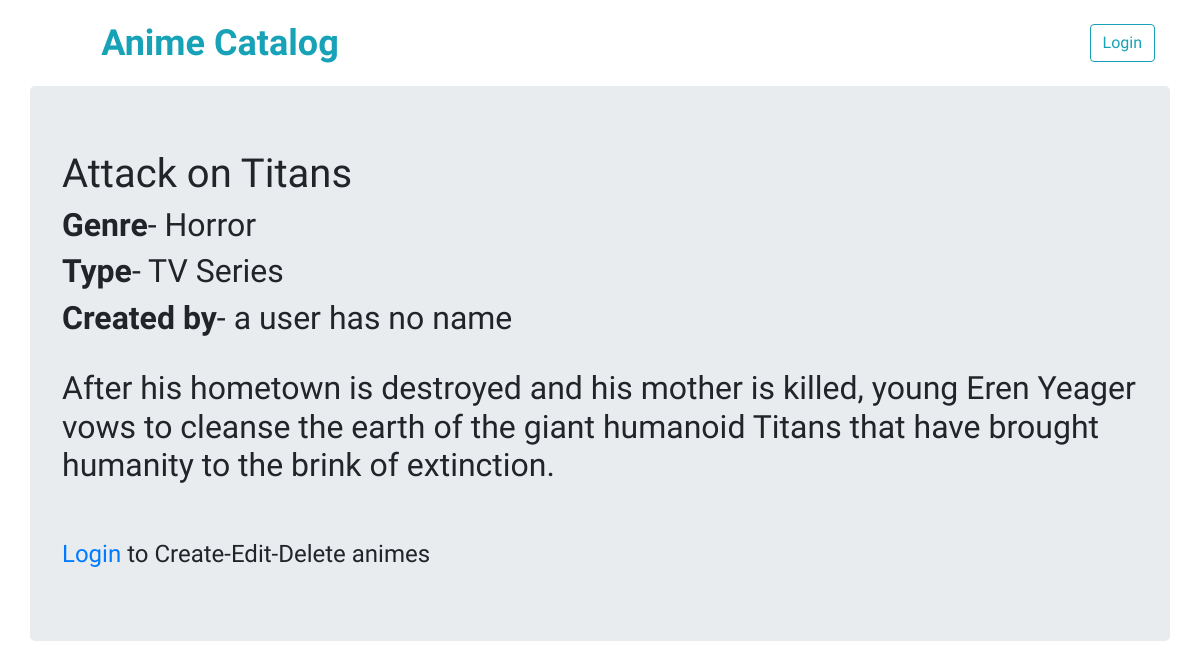
The page /showAnime/24 on the database its author committed.
### app.py (models this page shows, shortened)
class Anime(db.Model):
        id = db.Column(db.Integer, primary_key=True)
        name = db.Column(db.String(20), nullable=False)
        atype = db.Column(db.String(20), nullable=False)
        description = db.Column(db.String(400), nullable=False)
        genre_id = db.Column(db.Integer, db.ForeignKey('genre.id'))
        user_id = db.Column(db.Integer, db.ForeignKey('user.id'))

class Genre(db.Model):
        id = db.Column(db.Integer, primary_key=True)
        name = db.Column(db.String(20), nullable=False)
        description = db.Column(db.String(400), nullable=False)
        anime = db.relationship('Anime', backref='genre')

class User(db.Model):
        id = db.Column(db.Integer, primary_key=True)
        name = db.Column(db.String(100))
        email = db.Column(db.String(100), unique=True, nullable=False)
        anime = db.relationship('Anime', backref='user')

### app.py (the view)
@app.route('/showAnime/<int:anime_id>')
def showAnime(anime_id):
    anime = Anime.query.filter_by(id=anime_id).one()
    return render_template("ShowAnime.html", anime=anime)

### templates/ShowAnime.html (shortened to what this page needs)
{% extends 'layout.html' %}
{% block body %}
<h1>{{anime.name}}</h1>
<h2><strong>Genre</strong>- {{ anime.genre.name }}</h2>
<h2><strong>Type</strong>- {{ anime.atype }}</h2>
<h2><strong>Created by</strong>- {{ anime.user.name }}</h2>
<h2>{{anime.description}}</h2>
{% if 'username' in session: %}
<a href="{{url_for('edit_anime', anime_id = anime.id)}}" class="btn btn-outline-info btn-lg main-font" role="button">Edit Anime</a>
<a href="{{url_for('delete_anime', anime_id = anime.id)}}" class="btn btn-outline-info btn-lg main-font" role="button">Delete Anime</a>
      {% else %}
      <h4><a href="/login">Login</a> to Create-Edit-Delete animes</h4>
      {% endif %}
      {% endblock %}

### static/anime_catalog.css (style rules this page uses)
h1, h2, h3, h4, h5, h6 { font-family: 'Gamja Flower', cursive; }

### rows shown on the page
Anime: name "Attack on Titans", atype "TV Series", description "After his hometown is destroyed and his mother is killed, young Eren Yeager vows to cleanse the earth of the giant humanoid Titans that have brought humanity to the brink of extinction."
Genre: genre.name "Horror"
User: user.name "a user has no name"
